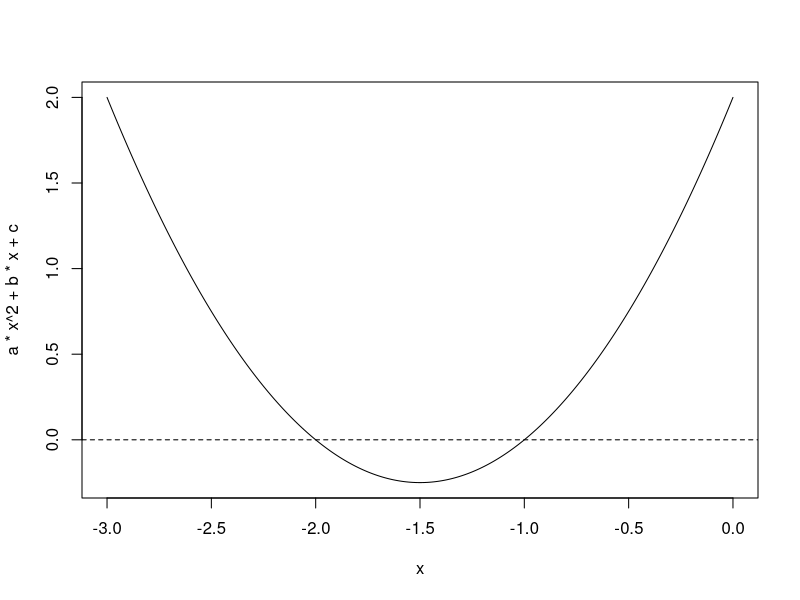

The R script that drew this image:
## ---- chunk 1
#| echo: false

# Parametric
a <- 1 
b <- 3
c <- 2

if (b^2-4*a*c > 0){# Two roots
  
  root1 <- (-b-sqrt(b^2-4*a*c))/(2*a)
  root2 <- (-b+sqrt(b^2-4*a*c))/(2*a)
  
  print(paste("The quadratic equation has two solutions:","x1 =",root1,", x2 =",root2,"when a =",a, "b =",b,"c =",c))
  
}else if(b^2-4*a*c == 0){# One root
  
  root <- (-b/(2*a))  
  
  print(paste("The quadratic equation has one solution:","x =",root,"when a =",a, "b =",b,"c =",c))
  
}else{# No root
  
  print(paste("The quadratic equation has no solution","when a =",a, "b =",b,"c =",c))
  
}

## ---- chunk 2
#| echo: false
if (b^2-4*a*c > 0){# Two roots plotting
  
  x <- seq(2*root1 - root2, 2*root2 - root1, length = 300)
  plot(x, a*x^2 + b*x + c, type = "l")
  abline(h = 0, lty = 2)
  
}else if(b^2-4*a*c == 0){# One root plotting
  
  x <- seq(root - 5, root + 5, length = 300)
  plot(x, a*x^2 + b*x + c, type = "l")
  abline(h = 0, lty = 2)
  
}else{# No root plotting
  
  x <- seq(-b/(2*a) - 5, -b/(2*a) + 5, length = 300)
  plot(x, a*x^2 + b*x + c, type = "l")
  abline(h = 0, lty = 2)
  
}

